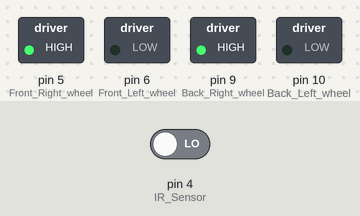
The sketch below on a simulated Arduino Uno, built with avr-gcc and run on an emulated ATmega328P. Parts: switched loads named in the sketch (green lamp = pin HIGH). The test bench sets the inputs (shaded band); at power-on: pin 4 (IR_Sensor) LOW.

Above: at 1.2 s.
1.3 s: pin 4 (IR_Sensor) driven HIGH
At 2.5 s:
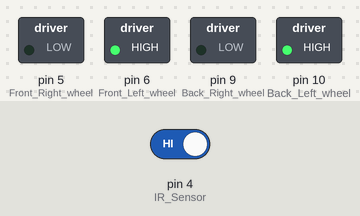
2.8 s: pin 4 (IR_Sensor) driven LOW
At 3.8 s:
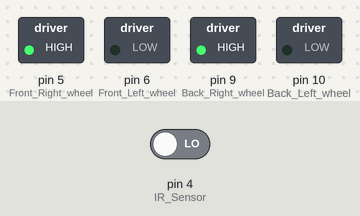
Timing chart, 0 to 5.8 s (numbered marks = the images above; inputs shaded):
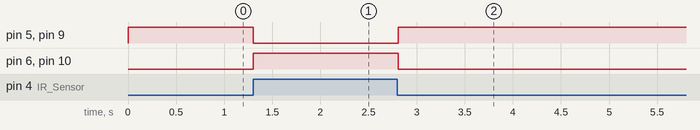

Measured:
- after the input at 1.3 s, pin 5 (Front_Right_wheel), pin 9 (Back_Right_wheel): HIGH → LOW at once; pin 6 (Front_Left_wheel), pin 10 (Back_Left_wheel): LOW → HIGH at once
- after the input at 2.8 s, pin 5 (Front_Right_wheel), pin 9 (Back_Right_wheel): LOW → HIGH at once; pin 6 (Front_Left_wheel), pin 10 (Back_Left_wheel): HIGH → LOW at once

The sketch:

Line_Follower.ino
```cpp
int val=0;

void setup()
{
pinMode(5,OUTPUT);            //Front Right wheel
pinMode(6,OUTPUT);            //Front Left wheel
pinMode(9,OUTPUT);            //Back Right wheel
pinMode(10,OUTPUT);           //Back Left wheel
pinMode(4,INPUT);             //IR Sensor

}

void loop()
{
 val=digitalRead(4);          //Reading the sensor

 if(val==1 )                  //Moving Left

 {
  digitalWrite(5,LOW);
  digitalWrite(6,HIGH);
 digitalWrite(9,LOW);
digitalWrite( 10,HIGH);
delay(10);
 }

 else                         //Moving right
 {
 digitalWrite(5,HIGH);
 digitalWrite(6,LOW);
 digitalWrite(9,HIGH);
 digitalWrite(10,LOW);
 delay(10);
 }
}
```
